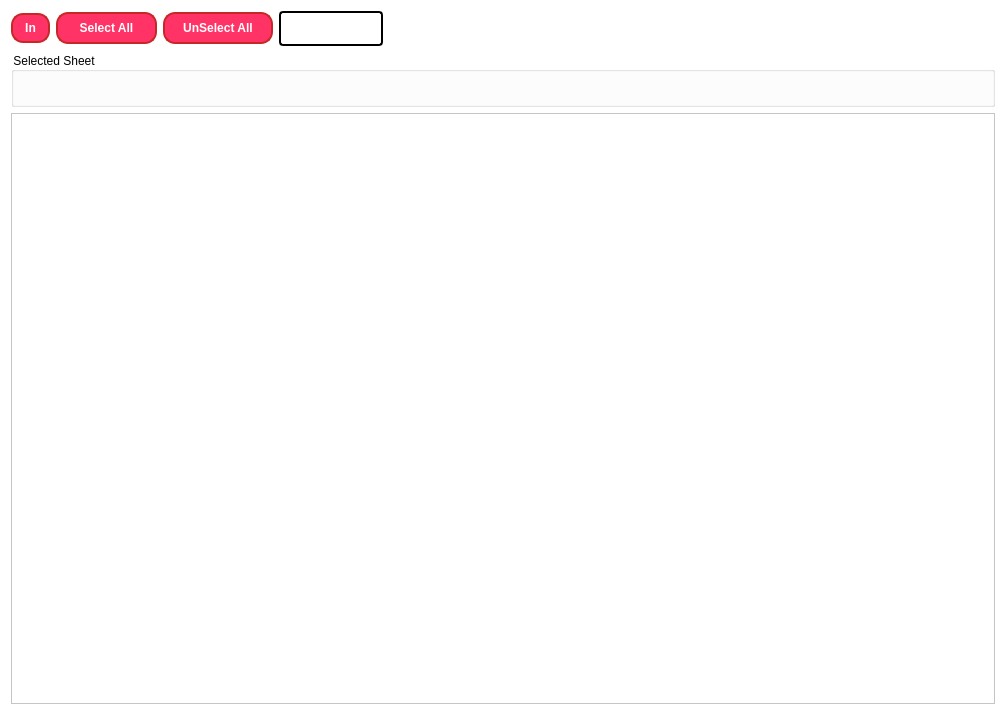
<?xml version="1.0" encoding="UTF-8"?>
<ui version="4.0">
 <class>PrintChecksheetDialog</class>
 <widget class="QDialog" name="PrintChecksheetDialog">
  <property name="geometry">
   <rect>
    <x>0</x>
    <y>0</y>
    <width>1006</width>
    <height>713</height>
   </rect>
  </property>
  <property name="sizePolicy">
   <sizepolicy hsizetype="Preferred" vsizetype="Minimum">
    <horstretch>0</horstretch>
    <verstretch>0</verstretch>
   </sizepolicy>
  </property>
  <property name="minimumSize">
   <size>
    <width>0</width>
    <height>41</height>
   </size>
  </property>
  <property name="windowTitle">
   <string>Dialog</string>
  </property>
  <property name="styleSheet">
   <string notr="true">    QWidget {
                background: white;
            }
            QLabel {
                color: #C62828;
                font-weight: bold;
            }
            QLineEdit, QTextEdit {
                border: 1.5px solid black;
                border-radius: 4px;
                background: #fff;
                padding: 4px;
            }
            QPushButton {
                background-color: #FF3366; /* Default color */
                color: white;
                border: 1.5px solid #C62828;
                border-radius: 12px;
                padding: 6px 12px;
                font-weight: bold;
            }
            QPushButton:checked {
                background-color: #C62828; /* Checked color */
            }
            QPushButton:hover {
                background-color: #b71c1c;
            }</string>
  </property>
  <layout class="QGridLayout" name="gridLayout">
   <item row="0" column="0">
    <widget class="QPushButton" name="exportexcel">
     <property name="sizePolicy">
      <sizepolicy hsizetype="Fixed" vsizetype="Fixed">
       <horstretch>0</horstretch>
       <verstretch>0</verstretch>
      </sizepolicy>
     </property>
     <property name="text">
      <string>In</string>
     </property>
    </widget>
   </item>
   <item row="0" column="1">
    <widget class="QPushButton" name="selectallbutton">
     <property name="sizePolicy">
      <sizepolicy hsizetype="Fixed" vsizetype="Fixed">
       <horstretch>0</horstretch>
       <verstretch>0</verstretch>
      </sizepolicy>
     </property>
     <property name="minimumSize">
      <size>
       <width>101</width>
       <height>32</height>
      </size>
     </property>
     <property name="maximumSize">
      <size>
       <width>101</width>
       <height>16777215</height>
      </size>
     </property>
     <property name="text">
      <string>Select All</string>
     </property>
    </widget>
   </item>
   <item row="0" column="2">
    <widget class="QPushButton" name="unselectallbutton">
     <property name="sizePolicy">
      <sizepolicy hsizetype="Fixed" vsizetype="Fixed">
       <horstretch>0</horstretch>
       <verstretch>0</verstretch>
      </sizepolicy>
     </property>
     <property name="minimumSize">
      <size>
       <width>110</width>
       <height>32</height>
      </size>
     </property>
     <property name="maximumSize">
      <size>
       <width>101</width>
       <height>16777215</height>
      </size>
     </property>
     <property name="text">
      <string>UnSelect All</string>
     </property>
    </widget>
   </item>
   <item row="0" column="3">
    <widget class="QTextEdit" name="textEdit">
     <property name="sizePolicy">
      <sizepolicy hsizetype="Fixed" vsizetype="Fixed">
       <horstretch>0</horstretch>
       <verstretch>0</verstretch>
      </sizepolicy>
     </property>
     <property name="maximumSize">
      <size>
       <width>104</width>
       <height>35</height>
      </size>
     </property>
     <property name="font">
      <font>
       <family>Cambria</family>
       <pointsize>12</pointsize>
       <weight>75</weight>
       <bold>true</bold>
      </font>
     </property>
     <property name="verticalScrollBarPolicy">
      <enum>Qt::ScrollBarAlwaysOff</enum>
     </property>
     <property name="horizontalScrollBarPolicy">
      <enum>Qt::ScrollBarAlwaysOff</enum>
     </property>
     <property name="html">
      <string>&lt;!DOCTYPE HTML PUBLIC &quot;-//W3C//DTD HTML 4.0//EN&quot; &quot;http://www.w3.org/TR/REC-html40/strict.dtd&quot;&gt;
&lt;html&gt;&lt;head&gt;&lt;meta name=&quot;qrichtext&quot; content=&quot;1&quot; /&gt;&lt;style type=&quot;text/css&quot;&gt;
p, li { white-space: pre-wrap; }
&lt;/style&gt;&lt;/head&gt;&lt;body style=&quot; font-family:'Cambria'; font-size:12pt; font-weight:600; font-style:normal;&quot;&gt;
&lt;p align=&quot;center&quot; style=&quot;-qt-paragraph-type:empty; margin-top:0px; margin-bottom:0px; margin-left:0px; margin-right:0px; -qt-block-indent:0; text-indent:0px; font-family:'MS Shell Dlg 2'; font-size:7.8pt; font-weight:400;&quot;&gt;&lt;br /&gt;&lt;/p&gt;&lt;/body&gt;&lt;/html&gt;</string>
     </property>
    </widget>
   </item>
   <item row="0" column="4">
    <widget class="QWidget" name="widget" native="true"/>
   </item>
   <item row="1" column="0" colspan="5">
    <widget class="QGroupBox" name="groupBox">
     <property name="minimumSize">
      <size>
       <width>0</width>
       <height>55</height>
      </size>
     </property>
     <property name="maximumSize">
      <size>
       <width>16777215</width>
       <height>55</height>
      </size>
     </property>
     <property name="title">
      <string>Selected Sheet</string>
     </property>
    </widget>
   </item>
   <item row="2" column="0" colspan="5">
    <widget class="QTableView" name="tableView">
     <property name="minimumSize">
      <size>
       <width>981</width>
       <height>591</height>
      </size>
     </property>
    </widget>
   </item>
  </layout>
 </widget>
 <resources/>
 <connections/>
</ui>
